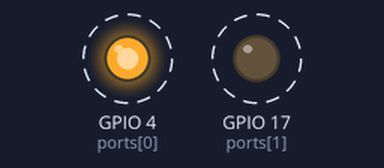
Simulated run of this program. Board: Raspberry Pi (BCM pin numbers). Parts: output pins drawn as LEDs (lit = HIGH). Dashed ring = blinking.

Above: at 0.2 s.
Timing chart, 0 to 3.0 s (numbered marks = the images above):
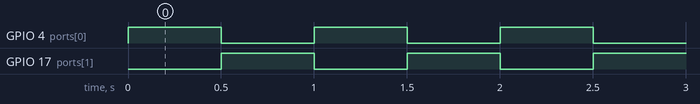

The program:

led2_robust.py
```python
import RPi.GPIO as GPIO
import time, sys

ports = [4, 17]
n = len(ports)

GPIO.setmode(GPIO.BCM)

for port in ports:
    GPIO.setup(port, GPIO.OUT)
    GPIO.setup(port, GPIO.OUT)

def led_on(port_num):
    for i, port in enumerate(ports):
        value = GPIO.HIGH if port_num == i else GPIO.LOW
        GPIO.output(port, value)

while True:
    try:
        for i in range(n):
            led_on(i)
            time.sleep(0.5)
    except KeyboardInterrupt:
        GPIO.cleanup()
        sys.exit()
```

Measured:
- by itself, GPIO 4 (ports[0]), GPIO 17 (ports[1]): alternates HIGH for 0.50 s and LOW for 0.50 s
